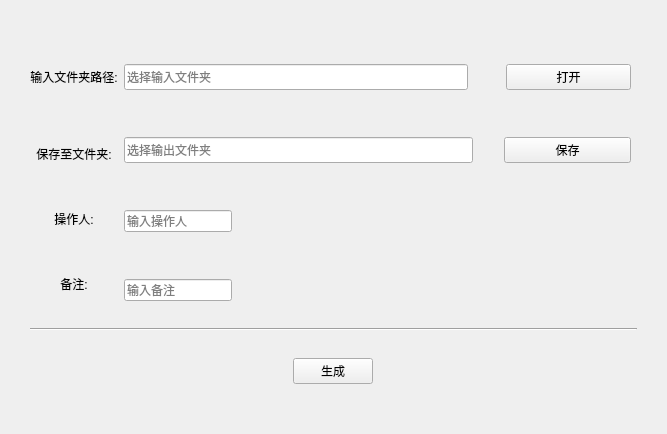
<?xml version="1.0" encoding="UTF-8"?>
<ui version="4.0">
 <class>Form</class>
 <widget class="QWidget" name="Form">
  <property name="enabled">
   <bool>true</bool>
  </property>
  <property name="geometry">
   <rect>
    <x>0</x>
    <y>0</y>
    <width>667</width>
    <height>434</height>
   </rect>
  </property>
  <property name="sizePolicy">
   <sizepolicy hsizetype="Preferred" vsizetype="Preferred">
    <horstretch>0</horstretch>
    <verstretch>0</verstretch>
   </sizepolicy>
  </property>
  <property name="minimumSize">
   <size>
    <width>667</width>
    <height>434</height>
   </size>
  </property>
  <property name="maximumSize">
   <size>
    <width>800</width>
    <height>434</height>
   </size>
  </property>
  <property name="acceptDrops">
   <bool>false</bool>
  </property>
  <property name="windowTitle">
   <string>订单回款表</string>
  </property>
  <property name="layoutDirection">
   <enum>Qt::LeftToRight</enum>
  </property>
  <layout class="QGridLayout" name="gridLayout" rowstretch="1,1,1,1,1,1,1,1,1,1,1,1">
   <property name="leftMargin">
    <number>30</number>
   </property>
   <property name="topMargin">
    <number>30</number>
   </property>
   <property name="rightMargin">
    <number>30</number>
   </property>
   <property name="bottomMargin">
    <number>30</number>
   </property>
   <property name="verticalSpacing">
    <number>7</number>
   </property>
   <item row="8" column="1">
    <layout class="QHBoxLayout" name="horizontalLayout_5" stretch="0,1">
     <property name="topMargin">
      <number>20</number>
     </property>
     <property name="bottomMargin">
      <number>20</number>
     </property>
     <item>
      <widget class="QLineEdit" name="User">
       <property name="sizePolicy">
        <sizepolicy hsizetype="Preferred" vsizetype="Minimum">
         <horstretch>0</horstretch>
         <verstretch>0</verstretch>
        </sizepolicy>
       </property>
       <property name="placeholderText">
        <string>输入操作人</string>
       </property>
      </widget>
     </item>
     <item>
      <spacer name="horizontalSpacer_7">
       <property name="orientation">
        <enum>Qt::Horizontal</enum>
       </property>
       <property name="sizeHint" stdset="0">
        <size>
         <width>40</width>
         <height>20</height>
        </size>
       </property>
      </spacer>
     </item>
    </layout>
   </item>
   <item row="10" column="0" colspan="3">
    <widget class="Line" name="line">
     <property name="orientation">
      <enum>Qt::Horizontal</enum>
     </property>
    </widget>
   </item>
   <item row="11" column="0" colspan="3">
    <layout class="QHBoxLayout" name="horizontalLayout_4">
     <property name="topMargin">
      <number>20</number>
     </property>
     <property name="bottomMargin">
      <number>20</number>
     </property>
     <item>
      <widget class="QPushButton" name="RunButton">
       <property name="sizePolicy">
        <sizepolicy hsizetype="Fixed" vsizetype="Fixed">
         <horstretch>0</horstretch>
         <verstretch>0</verstretch>
        </sizepolicy>
       </property>
       <property name="text">
        <string>生成</string>
       </property>
      </widget>
     </item>
    </layout>
   </item>
   <item row="9" column="1">
    <layout class="QHBoxLayout" name="horizontalLayout_3">
     <property name="topMargin">
      <number>20</number>
     </property>
     <property name="bottomMargin">
      <number>20</number>
     </property>
     <item>
      <widget class="QLineEdit" name="Remark">
       <property name="sizePolicy">
        <sizepolicy hsizetype="Preferred" vsizetype="Minimum">
         <horstretch>0</horstretch>
         <verstretch>0</verstretch>
        </sizepolicy>
       </property>
       <property name="text">
        <string/>
       </property>
       <property name="placeholderText">
        <string>输入备注</string>
       </property>
      </widget>
     </item>
     <item>
      <spacer name="horizontalSpacer_8">
       <property name="orientation">
        <enum>Qt::Horizontal</enum>
       </property>
       <property name="sizeHint" stdset="0">
        <size>
         <width>40</width>
         <height>20</height>
        </size>
       </property>
      </spacer>
     </item>
    </layout>
   </item>
   <item row="7" column="1">
    <layout class="QHBoxLayout" name="horizontalLayout_2" stretch="11,1,4">
     <property name="topMargin">
      <number>20</number>
     </property>
     <property name="bottomMargin">
      <number>20</number>
     </property>
     <item>
      <widget class="QLineEdit" name="OutputDir">
       <property name="sizePolicy">
        <sizepolicy hsizetype="Preferred" vsizetype="Minimum">
         <horstretch>0</horstretch>
         <verstretch>0</verstretch>
        </sizepolicy>
       </property>
       <property name="readOnly">
        <bool>true</bool>
       </property>
       <property name="placeholderText">
        <string>选择输出文件夹</string>
       </property>
      </widget>
     </item>
     <item>
      <spacer name="horizontalSpacer_3">
       <property name="orientation">
        <enum>Qt::Horizontal</enum>
       </property>
       <property name="sizeHint" stdset="0">
        <size>
         <width>40</width>
         <height>20</height>
        </size>
       </property>
      </spacer>
     </item>
     <item>
      <widget class="QPushButton" name="OutputButton">
       <property name="sizePolicy">
        <sizepolicy hsizetype="Preferred" vsizetype="Preferred">
         <horstretch>0</horstretch>
         <verstretch>0</verstretch>
        </sizepolicy>
       </property>
       <property name="text">
        <string>保存</string>
       </property>
      </widget>
     </item>
    </layout>
   </item>
   <item row="6" column="1">
    <layout class="QHBoxLayout" name="horizontalLayout" stretch="11,1,4">
     <property name="spacing">
      <number>7</number>
     </property>
     <property name="topMargin">
      <number>20</number>
     </property>
     <property name="bottomMargin">
      <number>20</number>
     </property>
     <item>
      <widget class="QLineEdit" name="InputDir">
       <property name="sizePolicy">
        <sizepolicy hsizetype="Preferred" vsizetype="Minimum">
         <horstretch>0</horstretch>
         <verstretch>0</verstretch>
        </sizepolicy>
       </property>
       <property name="readOnly">
        <bool>true</bool>
       </property>
       <property name="placeholderText">
        <string>选择输入文件夹</string>
       </property>
      </widget>
     </item>
     <item>
      <spacer name="horizontalSpacer_2">
       <property name="orientation">
        <enum>Qt::Horizontal</enum>
       </property>
       <property name="sizeHint" stdset="0">
        <size>
         <width>40</width>
         <height>20</height>
        </size>
       </property>
      </spacer>
     </item>
     <item>
      <widget class="QPushButton" name="InputButton">
       <property name="sizePolicy">
        <sizepolicy hsizetype="Preferred" vsizetype="Preferred">
         <horstretch>0</horstretch>
         <verstretch>0</verstretch>
        </sizepolicy>
       </property>
       <property name="text">
        <string>打开</string>
       </property>
      </widget>
     </item>
    </layout>
   </item>
   <item row="6" column="0" rowspan="4">
    <layout class="QVBoxLayout" name="verticalLayout_3" stretch="5,1,5,5,5">
     <property name="topMargin">
      <number>0</number>
     </property>
     <property name="bottomMargin">
      <number>5</number>
     </property>
     <item>
      <widget class="QLabel" name="label">
       <property name="sizePolicy">
        <sizepolicy hsizetype="Preferred" vsizetype="Preferred">
         <horstretch>0</horstretch>
         <verstretch>0</verstretch>
        </sizepolicy>
       </property>
       <property name="text">
        <string>输入文件夹路径:</string>
       </property>
       <property name="alignment">
        <set>Qt::AlignCenter</set>
       </property>
      </widget>
     </item>
     <item>
      <spacer name="verticalSpacer">
       <property name="orientation">
        <enum>Qt::Vertical</enum>
       </property>
       <property name="sizeHint" stdset="0">
        <size>
         <width>20</width>
         <height>40</height>
        </size>
       </property>
      </spacer>
     </item>
     <item>
      <widget class="QLabel" name="label_2">
       <property name="sizePolicy">
        <sizepolicy hsizetype="Preferred" vsizetype="Preferred">
         <horstretch>0</horstretch>
         <verstretch>0</verstretch>
        </sizepolicy>
       </property>
       <property name="text">
        <string>保存至文件夹:</string>
       </property>
       <property name="alignment">
        <set>Qt::AlignCenter</set>
       </property>
      </widget>
     </item>
     <item>
      <widget class="QLabel" name="label_4">
       <property name="text">
        <string>操作人:</string>
       </property>
       <property name="alignment">
        <set>Qt::AlignCenter</set>
       </property>
      </widget>
     </item>
     <item>
      <widget class="QLabel" name="label_5">
       <property name="text">
        <string>备注:</string>
       </property>
       <property name="alignment">
        <set>Qt::AlignCenter</set>
       </property>
      </widget>
     </item>
    </layout>
   </item>
  </layout>
 </widget>
 <resources/>
 <connections/>
</ui>
